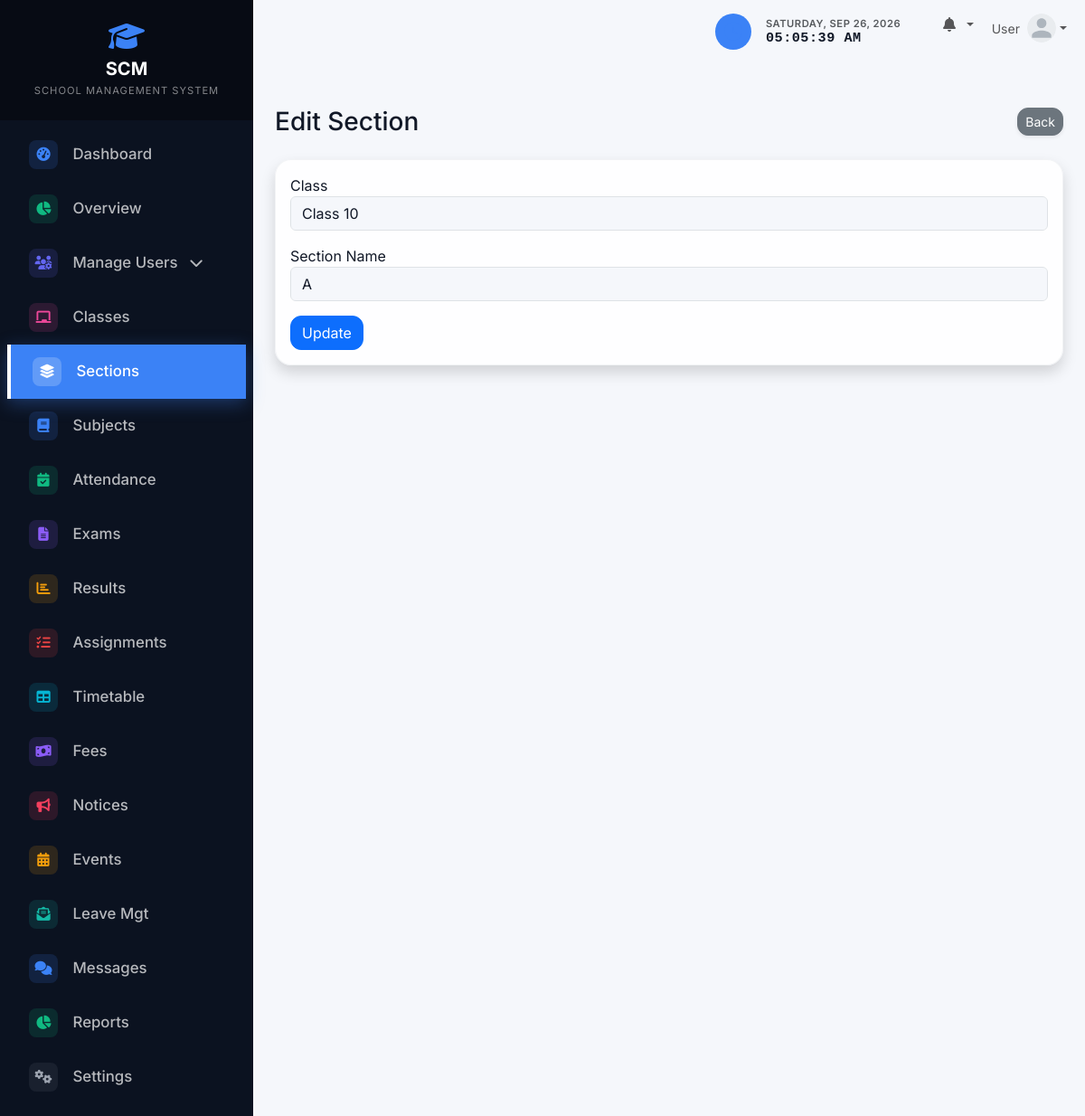
The page /admin/sections/edit.php?id=1 (signed in) on the database its author committed.
### tables this page shows
CREATE TABLE IF NOT EXISTS settings (
    setting_key VARCHAR(50) PRIMARY KEY,
    setting_value TEXT
);

CREATE TABLE IF NOT EXISTS sections (
    id INT AUTO_INCREMENT PRIMARY KEY,
    class_id INT NOT NULL,
    name VARCHAR(50) NOT NULL,
    created_at TIMESTAMP DEFAULT CURRENT_TIMESTAMP,
    FOREIGN KEY (class_id) REFERENCES classes(id) ON DELETE CASCADE,
    UNIQUE KEY unique_class_section (class_id, name)
);

CREATE TABLE IF NOT EXISTS classes (
    id INT AUTO_INCREMENT PRIMARY KEY,
    name VARCHAR(50) NOT NULL UNIQUE,
    created_at TIMESTAMP DEFAULT CURRENT_TIMESTAMP
);

### config/functions.php (called while the page is built, shortened)
<?php
function get_setting($pdo, $key, $default = '') {
    $stmt = $pdo->prepare("SELECT setting_value FROM settings WHERE setting_key = ?");
    $stmt->execute([$key]);
    $result = $stmt->fetch();
    return $result ? $result['setting_value'] : $default;
}
?>

### admin/sections/edit.php (the view, shortened to what this page needs)
<?php
require_once '../../config/database.php';
require_once '../../config/functions.php';
$id = $_GET['id'] ?? 0;
$stmt = $pdo->prepare("SELECT * FROM sections WHERE id = ?");
$stmt->execute([$id]);
$record = $stmt->fetch();
$classes = $pdo->query("SELECT * FROM classes ORDER BY name")->fetchAll();
include '../../includes/header.php';
?>
<div class="d-sm-flex align-items-center justify-content-between mb-4">
    <h1 class="h3 mb-0 text-gray-800">Edit Section</h1>
    <a href="index.php" class="btn btn-sm btn-secondary shadow-sm">Back</a>
</div>
<div class="card shadow mb-4">
    <div class="card-body">
        <form method="POST" action="">
            <div class="mb-3">
                <label>Class</label>
                <select name="class_id" class="form-control" required>
                    <?php foreach ($classes as $class): ?>
                    <option value="<?= $class['id'] ?>" <?= $class['id'] == $record['class_id'] ? 'selected' : '' ?>><?= htmlspecialchars($class['name']) ?></option>
                    <?php endforeach; ?>
                </select>
            </div>
            <div class="mb-3">
                <label>Section Name</label>
                <input type="text" name="name" class="form-control" value="<?= htmlspecialchars($record['name']) ?>" required>
            </div>
            <button type="submit" class="btn btn-primary">Update</button>
        </form>
    </div>
</div>
<?php include '../../includes/footer.php'; ?>

### includes/sidebar.php (shortened to what this page needs)
<?php
$current_page = $_SERVER['REQUEST_URI'];
$sidebar_school_name = get_setting($pdo, 'school_name', 'SCM - SCHOOL MANAGEMENT');
$name_parts = explode(' - ', $sidebar_school_name, 2);
$main_name = $name_parts[0];
$sub_name = isset($name_parts[1]) ? $name_parts[1] : '';
?>
<nav id="sidebar" class="text-white">
    <div class="sidebar-header p-4 text-center">
        <a href="<?= BASE_URL ?>/index.php" class="text-white text-decoration-none d-flex flex-column align-items-center">
            <i class="fas fa-graduation-cap fa-2x mb-2 text-primary"></i>
            <h5 class="mb-0 fw-bold tracking-wide"><?= htmlspecialchars($main_name) ?></h5>
            <?php if ($sub_name): ?>
            <small class="text-white-50 mt-1" style="font-size: 0.7rem; letter-spacing: 1px;"><?= htmlspecialchars(strtoupper($sub_name)) ?></small>
            <?php endif; ?>
        </a>
    </div>
    <ul class="list-unstyled components p-2">
        <?php if ($_SESSION['user_role'] === 'admin'): ?>
            <li class="<?= strpos($current_page, '/admin/dashboard.php') !== false ? 'active' : '' ?>">
                <a href="<?= BASE_URL ?>/admin/dashboard.php"><i class="fas fa-fw fa-tachometer-alt me-2"></i> Dashboard</a>
            </li>
            <li class="<?= strpos($current_page, '/admin/overview.php') !== false ? 'active' : '' ?>">
                <a href="<?= BASE_URL ?>/admin/overview.php"><i class="fas fa-fw fa-chart-pie me-2"></i> Overview</a>
            </li>
            <?php
                $is_users_active = strpos($current_page, '/admin/admins/') !== false || strpos($current_page, '/admin/roles/') !== false || strpos($current_page, '/admin/students/') !== false || strpos($current_page, '/admin/teachers/') !== false || strpos($current_page, '/admin/parents/') !== false;
            ?>
            <li class="<?= $is_users_active ? 'active' : '' ?>">
                <a href="#usersSubmenu" data-bs-toggle="collapse" aria-expanded="<?= $is_users_active ? 'true' : 'false' ?>" class="manage-users-btn <?= $is_users_active ? '' : 'collapsed' ?>" style="text-decoration: none;">
                    <i class="fas fa-fw fa-users-cog"></i>
                    <span>Manage Users</span>
                    <i class="fas fa-chevron-down dropdown-arrow"></i>
                </a>
            </li>
            <li class="<?= strpos($current_page, '/admin/classes/') !== false ? 'active' : '' ?>"><a href="<?= BASE_URL ?>/admin/classes/"><i class="fas fa-fw fa-chalkboard me-2"></i> Classes</a></li>
            <li class="<?= strpos($current_page, '/admin/sections/') !== false ? 'active' : '' ?>"><a href="<?= BASE_URL ?>/admin/sections/"><i class="fas fa-fw fa-layer-group me-2"></i> Sections</a></li>
            <li class="<?= strpos($current_page, '/admin/subjects/') !== false ? 'active' : '' ?>"><a href="<?= BASE_URL ?>/admin/subjects/"><i class="fas fa-fw fa-book me-2"></i> Subjects</a></li>
            <li class="<?= strpos($current_page, '/admin/attendance/') !== false ? 'active' : '' ?>"><a href="<?= BASE_URL ?>/admin/attendance/"><i class="fas fa-fw fa-calendar-check me-2"></i> Attendance</a></li>
            <li class="<?= strpos($current_page, '/admin/exams/') !== false ? 'active' : '' ?>"><a href="<?= BASE_URL ?>/admin/exams/"><i class="fas fa-fw fa-file-alt me-2"></i> Exams</a></li>
            <li class="<?= strpos($current_page, '/admin/results/') !== false ? 'active' : '' ?>"><a href="<?= BASE_URL ?>/admin/results/"><i class="fas fa-fw fa-chart-bar me-2"></i> Results</a></li>
            <li class="<?= strpos($current_page, '/admin/assignments/') !== false ? 'active' : '' ?>"><a href="<?= BASE_URL ?>/admin/assignments/"><i class="fas fa-fw fa-tasks me-2"></i> Assignments</a></li>
            <li class="<?= strpos($current_page, '/admin/timetable/') !== false ? 'active' : '' ?>"><a href="<?= BASE_URL ?>/admin/timetable/"><i class="fas fa-fw fa-table me-2"></i> Timetable</a></li>
            <li class="<?= strpos($current_page, '/admin/fees/') !== false ? 'active' : '' ?>"><a href="<?= BASE_URL ?>/admin/fees/"><i class="fas fa-fw fa-money-bill-wave me-2"></i> Fees</a></li>
            <li class="<?= strpos($current_page, '/admin/notices/') !== false ? 'active' : '' ?>"><a href="<?= BASE_URL ?>/admin/notices/"><i class="fas fa-fw fa-bullhorn me-2"></i> Notices</a></li>
            <li class="<?= strpos($current_page, '/admin/events/') !== false ? 'active' : '' ?>"><a href="<?= BASE_URL ?>/admin/events/"><i class="fas fa-fw fa-calendar-alt me-2"></i> Events</a></li>
            <li class="<?= strpos($current_page, '/admin/leaves/') !== false ? 'active' : '' ?>"><a href="<?= BASE_URL ?>/admin/leaves/"><i class="fas fa-fw fa-envelope-open-text me-2"></i> Leave Mgt</a></li>
            <li class="<?= strpos($current_page, '/admin/messages/') !== false ? 'active' : '' ?>"><a href="<?= BASE_URL ?>/admin/messages/"><i class="fas fa-fw fa-comments me-2"></i> Messages</a></li>
            <li class="<?= strpos($current_page, '/admin/reports/') !== false ? 'active' : '' ?>"><a href="<?= BASE_URL ?>/admin/reports/"><i class="fas fa-fw fa-chart-pie me-2"></i> Reports</a></li>
            <li class="<?= strpos($current_page, '/admin/settings/') !== false ? 'active' : '' ?>"><a href="<?= BASE_URL ?>/admin/settings/"><i class="fas fa-fw fa-cogs me-2"></i> Settings</a></li>
        <?php endif; ?>
    </ul>
</nav>

### assets/css/style.css (style rules this page uses)
:root { --bs-primary: #3B82F6; --bs-info: #06B6D4; --bs-success: #10B981; --bs-warning: #F59E0B; --bs-danger: #EF4444; --bs-body-bg: #F5F7FB; --bs-body-color: #111827; --sidebar-bg: #0B1220; --sidebar-header: #070b14; --sidebar-text: rgba(255,255,255,0.7); --sidebar-hover: rgba(255,255,255,0.1); }
.theme-admin { --bs-primary: #3B82F6; --bs-info: #06B6D4; --bs-body-bg: #F5F7FB; --bs-body-color: #111827; --sidebar-bg: #0B1220; --sidebar-header: #070b14; }
body { font-family: 'Inter', sans-serif; background-color: var(--bs-body-bg); color: var(--bs-body-color); }
.text-primary { color: var(--bs-primary) !important; }
.btn { border-radius: 12px; }
#sidebar { min-width: 280px; max-width: 280px; min-height: 100vh; transition: all 0.25s cubic-bezier(0.4, 0, 0.2, 1); background: var(--sidebar-bg) !important; }
#sidebar .sidebar-header { background: var(--sidebar-header); transition: all 0.25s; }
#sidebar ul.components { padding: 20px 0; }
#sidebar ul li a { padding: 14px 24px; font-size: 1.05em; display: block; color: var(--sidebar-text); text-decoration: none; font-weight: 500; position: relative; overflow: hidden; transition: background-color 0.3s ease, transform 0.3s ease, color 0.3s ease, box-shadow 0.3s ease; }
#sidebar ul li.active > a { background: var(--bs-primary); color: #ffffff; box-shadow: 0 5px 20px rgba(63, 130, 244, 0.35); transition: all 0.3s ease; border-left: 4px solid #fff; }
#sidebar ul li.active > a::before { content: ""; position: absolute; top: 0; left: -100%; width: 50%; height: 100%; background: linear-gradient( 90deg, transparent, rgba(255,255,255,0.25), transparent ); transform: skewX(-20deg); animation: buttonShine 3s infinite; }
#sidebar ul li a i { transition: transform 0.3s ease, color 0.3s ease; }
.card, .dashboard-card { border: 1px solid rgba(229, 231, 235, 0.5); border-radius: 18px; box-shadow: 0 8px 30px rgba(15, 23, 42, 0.1); background-color: rgba(255, 255, 255, 0.85); backdrop-filter: blur(8px); }
#sidebar ul.components li a i { width: 32px; height: 32px; display: inline-flex; align-items: center; justify-content: center; border-radius: 8px; margin-right: 12px !important; font-size: 0.95rem; transition: all 0.3s; }
#sidebar ul.components li a i.fa-tachometer-alt { background: rgba(59, 130, 246, 0.15); color: #3b82f6; }
#sidebar ul.components li a i.fa-chart-pie { background: rgba(16, 185, 129, 0.15); color: #10b981; }
#sidebar ul.components li a i.fa-users-cog, #sidebar ul.components li a i.fa-user-shield, #sidebar ul.components li a i.fa-user-graduate, #sidebar ul.components li a i.fa-chalkboard-teacher, #sidebar ul.components li a i.fa-users, #sidebar ul.components li a i.fa-user { background: rgba(99, 102, 241, 0.15); color: #6366f1; }
#sidebar ul.components li a i.fa-chalkboard { background: rgba(236, 72, 153, 0.15); color: #ec4899; }
#sidebar ul.components li a i.fa-layer-group { background: rgba(139, 92, 246, 0.15); color: #8b5cf6; }
#sidebar ul.components li a i.fa-book { background: rgba(59, 130, 246, 0.15); color: #3b82f6; }
#sidebar ul.components li a i.fa-calendar-check { background: rgba(16, 185, 129, 0.15); color: #10b981; }
#sidebar ul.components li a i.fa-file-alt { background: rgba(139, 92, 246, 0.15); color: #8b5cf6; }
#sidebar ul.components li a i.fa-chart-bar { background: rgba(245, 158, 11, 0.15); color: #f59e0b; }
#sidebar ul.components li a i.fa-tasks { background: rgba(239, 68, 68, 0.15); color: #ef4444; }
#sidebar ul.components li a i.fa-table { background: rgba(6, 182, 212, 0.15); color: #06b6d4; }
#sidebar ul.components li a i.fa-calendar-alt { background: rgba(245, 158, 11, 0.15); color: #f59e0b; }
#sidebar ul.components li a i.fa-money-bill-wave { background: rgba(139, 92, 246, 0.15); color: #8b5cf6; }
#sidebar ul.components li a i.fa-bullhorn { background: rgba(244, 63, 94, 0.15); color: #f43f5e; }
#sidebar ul.components li a i.fa-envelope-open-text { background: rgba(20, 184, 166, 0.15); color: #14b8a6; }
#sidebar ul.components li a i.fa-comments { background: rgba(59, 130, 246, 0.15); color: #3b82f6; }
#sidebar ul.components li a i.fa-cogs { background: rgba(107, 114, 128, 0.15); color: #9ca3af; }
#sidebar ul li.active > a i, #sidebar ul li a:hover i { background: rgba(255, 255, 255, 0.2) !important; color: #fff !important; }

### rows shown on the page
settings: setting_value "SCM", setting_value "SCHOOL MANAGEMENT SYSTEM"
sections: class_id "Class 10", name "A"

### other values the page prints
$_SESSION['name'] "User"
